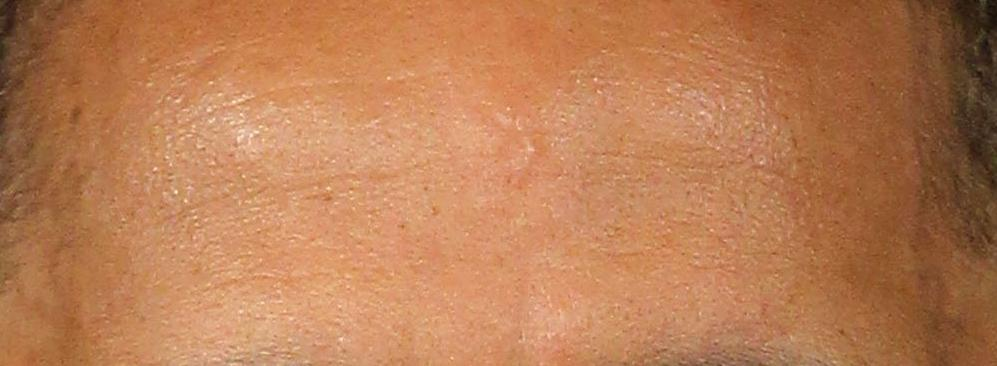
#> input picture data/demo_images_patches/Barack-Obama-Wallpaper_fh.jpg, 997 x 366 px; its folder holds 4 pictures in this run
$ jupyter execute --allow-errors data_processing_demo.ipynb   (shell and % lines are left out)   (older library calls are emulated)
#> lines starting #> are read from the running program, lines starting #| are printed output that depends on the picture
## Practice Image Processing Steps Using Sample Images
In this Jupyter Notebook, you are going to practice the image processing steps we developed for the Nestle acne severity assessment application.

We are using some publicly available face images (of President Obama) to show you the following steps:
1. Using face landmark model to detect facial landmarks and extract skin patches.
2. Rolling the skin patches vertically or horizontally, which helps significantly the trained deep learning transfer learning models generalize well on the testing images.

### Prerequisites
1. Download the facial landmark model from https://github.com/AKSHAYUBHAT/TensorFace/blob/master/openface/models/dlib/shape_predictor_68_face_landmarks.dat and save it in directory ../models
2. Download the Haar Cascade one-eye model from https://raw.githubusercontent.com/opencv/opencv/master/data/haarcascades/haarcascade_eye.xml and save it in directory ../models

### Import necessary Python libraries

[cell 1]
import copy
import cv2
import dlib
import imageio
import numpy as np
import os
import sys

from os import listdir
from os.path import join, isfile, splitext
from scipy import misc

import matplotlib.pyplot as plt

### Specify the parameters for the skin patch extraction
The following parameters specify:
1. Where the raw images are: a directory with all facial images you want to process.
2. Where to output the cropped skin patches.
3. Where the one-eye Haar Cascade model is.
4. Where the landmark model is.
5. Other parameters to determine the skin patches when one-eye model is applied on the facial image.

[cell 2]
originalFile_Dir = "../data/demo_images" # Location of the raw images.
croppedFaces_Dir = "../data/demo_images_patches" # Location to store the skin patch images.
Eye_Cascade_Path = "../models/haarcascade_eye.xml"
PREDICTOR_PATH = "../models/shape_predictor_68_face_landmarks.dat"

verb = True # If verb = False, extracted skin patches will not be displayed on the Jupyter notebook.
             # Otherwise, extracted skin patches for each raw image will be displayed on the Jupyter notebook.
             # Set verb = True if you want to inspect the result of the skin patch extraction to make sure you are getting the
             # skin patches as expected. Do this on a small subset of your images, and set it to False and run it on the entire
             # image set after you are comfortable with the results.
width_ratio = 1.5 # This parameter controls the width of the forehead if One Eye model is used to infer the forehead. If left cheek
                  # is determined to be facing the camera, in x direction, extracted forehead skin patch starts at the left edge
                  # of the detected eye, and ends at min(image width, eye's left edge + width\_ratio *  eye's width)
                  # If right cheek is determed to be facing the camera, in x direction, forehead starts at
                  # max(0, eye's left edge - width\_ratio * eye's width), and ends at
                  # min(image width, eye's left edge + width\_ratio * eye's width)
top_ratio = 1.5   # This parameter controls the height of the forehead if One Eye model is used to infer the forehead.
                  # In y direction, forehead starts at max(0, eye's top edge - top\_ratio * eye's height), and ends at
                  # max(0, eye's top edge - 0.5 * eye's height). 0.5 here is to skip the eyebrow.
down_ratio = 4.5  # This parameter controls how much we are going down from the detected eye's by the One Eye model in order to get
                  # the cheek skin patch. In y direction, cheek starts at the lower edge of the detected eye, and ends
                  # at min(image height, eye's top edge + down\_ratio * eye's height)
cheek_width_ratio = 2.8 # This parameter controls the width of the cheek skin patch if One Eye model is used.
                        # If left cheek is determined to be facing the camera, in x direction, cheek starts at
                        # the right edge of the eye, and ends at
                        # min(image width, (eye's left edge + cheek\_width\_ratio + 0.5) * eye's width).
                        # If right cheek is determed to be facing the camera, in x direction, cheek starts at
                        # max(0, eye's left edge - cheek\_width\_ratio * eye's width), and ends at
                        # eye's left edge + 0.5*eye's width
forehead_ratio = 0.3    # This parameter controls the height of forehead when facial landmark model is working.
                        # The extracted forehead height will be forehead\_ratio * face\_height, where face\_height is
                        # the distance in y direction between the highest eyebrow and the lowest landmark points (the bottom point)
                        # of the chin. Then, the forehead skin patch, in y direction, starts at
                        # max(0, highest eyebrow - forehead\_height), and ends at
                        # min(highest eyebrow, forehead top edge + forehead\_height)

### Initialize the one-eye model and the landmark model

[cell 3]
ye_cascade = cv2.CascadeClassifier(Eye_Cascade_Path) # Initialize the Eye cascade model

#####################################################
# These are the default parameters for landmark model
# Do not change them.
#####################################################
SCALE_FACTOR = 1
FEATHER_AMOUNT = 11

FACE_POINTS = list(range(17, 68))
MOUTH_POINTS = list(range(48, 61))
RIGHT_BROW_POINTS = list(range(17, 22))
LEFT_BROW_POINTS = list(range(22, 27))
RIGHT_EYE_POINTS = list(range(36, 42))
LEFT_EYE_POINTS = list(range(42, 48))
NOSE_POINTS = list(range(27, 35))
JAW_POINTS = list(range(0, 17))
######################################################
# Above are the default parameters for landmark model.
######################################################

# Points used to line up the images.
ALIGN_POINTS = (LEFT_BROW_POINTS + RIGHT_EYE_POINTS + LEFT_EYE_POINTS +
                               RIGHT_BROW_POINTS + NOSE_POINTS + MOUTH_POINTS)

# Points from the second image to overlay on the first. The convex hull of each
# element will be overlaid.
# Do not need it since it is not an overlay problem
OVERLAY_POINTS = [
    LEFT_EYE_POINTS + RIGHT_EYE_POINTS + LEFT_BROW_POINTS + RIGHT_BROW_POINTS,
    NOSE_POINTS + MOUTH_POINTS,
]

# Amount of blur to use during colour correction, as a fraction of the
# pupillary distance.
#COLOUR_CORRECT_BLUR_FRAC = 0.6

#> (the rest of this cell did not finish here and is left out)

### Utility functions defined to use one-eye model and landmark model to extract skin patches

[cell 4]
class TooManyFaces(Exception):
    pass

class NoFaces(Exception):
    pass

# [20 lines left out: functions get_landmarks, annotate_landmarks, not called in this run]

def draw_convex_hull(im, points, color):
    points = cv2.convexHull(points)
    cv2.fillConvexPoly(im, points, color=color)

# [138 lines left out: functions get_face_mask, transformation_from_points, read_im_and_landmarks, warp_im, correct_colours, infer_cheek_region and 2 more, not called in this run]

### Work on each image to extract skin patches

#> (a cell that did not finish here is left out)

### Define skin patch rolling function

[cell 6]
def roll_and_plot(img, file_name_wo_ext, x_or_y, pixels, verb):
    img_height, img_width = img.shape[0:2]
    img2 = copy.copy(img)
    if x_or_y == 'x':
        img2[:, 0:(img_width-pixels),:] = img[:,pixels:img_width,:]
        img2[:,(img_width-pixels):img_width,:] = img[:,0:pixels,:]
    else:
        img2[0:(img_height-pixels), :, :] = img[pixels:img_height, :, :]
        img2[(img_height-pixels):img_height, :,:] = img[0:pixels,:, :]
    img2 = cv2.cvtColor(img2, cv2.COLOR_BGR2RGB)

    if verb:
        img = cv2.cvtColor(img, cv2.COLOR_BGR2RGB)
        f, axarr = plt.subplots(2,1)
        axarr[0].imshow(img)
        axarr[1].imshow(img2)
    return

### Demonstrating the skin patch rolling process

[cell 7]
root_dir = "../data"
source_dir = "demo_images_patches"
image_names = next(os.walk(join(root_dir, source_dir)))[2]

[cell 8]
roll_ratio = 2
num_times = 1

patch_image_name = image_names[1]
print ('roll image %s'%patch_image_name)
print ()

# dest_path = join(root_dir, dest_dir) #destination path at the image class level
image_name_no_ext = splitext(patch_image_name)[0]

patch_image_path = join(root_dir, source_dir, image_names[0])
img = cv2.imread(patch_image_path)
#> img is the input picture: shape (366, 997, 3); mean B, G, R 84.1, 125, 185.8

img_height, img_width = img.shape[0:2]
#> img_height = 366; img_width = 997

# dertermine the rolling direction
if 'fh' in patch_image_name: # forehead image patches, rolling right to left
    x_or_y = 'x'
else: #if cheeks, or chins, rolling bottom to top
    x_or_y = 'y'

# dertermine rolling step size
if x_or_y == 'x':
    step_size = int(np.floor(np.float(img_width)/np.float(num_times+1)))
else:
    step_size = int(np.floor(np.float(img_height)/np.float(num_times+1)))
#> step_size = 183


for j in range(num_times):
    image_names = roll_and_plot(img, image_name_no_ext, x_or_y, step_size*(j+1), True)
#> this loop made 1 pass
#> pass 1, in roll_and_plot, `img2 = cv2.cvtColor(img2, cv2.COLOR_BGR2RGB)`:
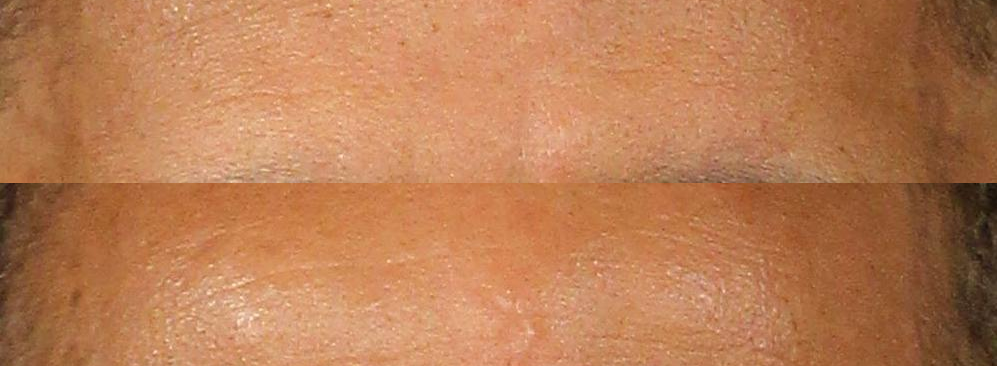
#> img2: shape (366, 997, 3); mean R, G, B 185.8, 125, 84.1
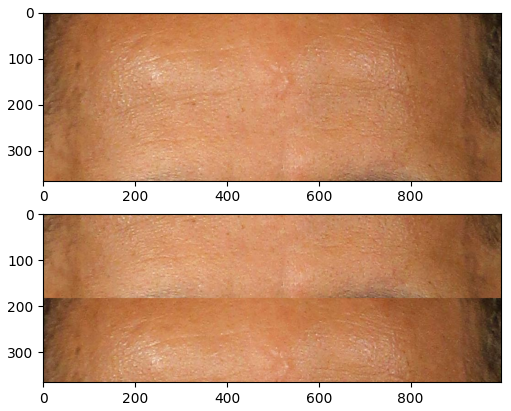
#> figure drawn by matplotlib, 2 panels
